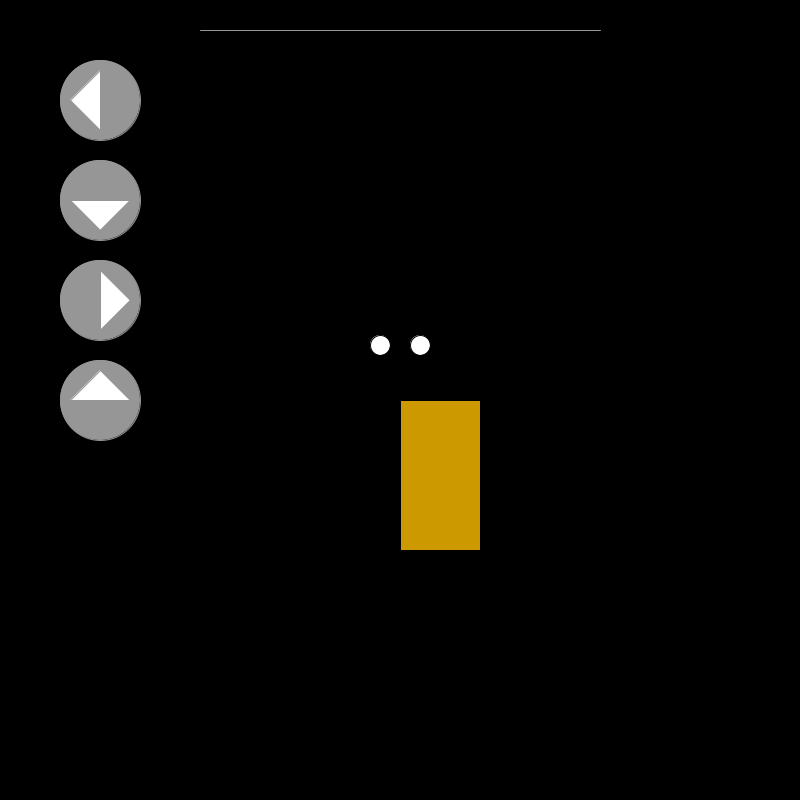
Frame 1 (no input)
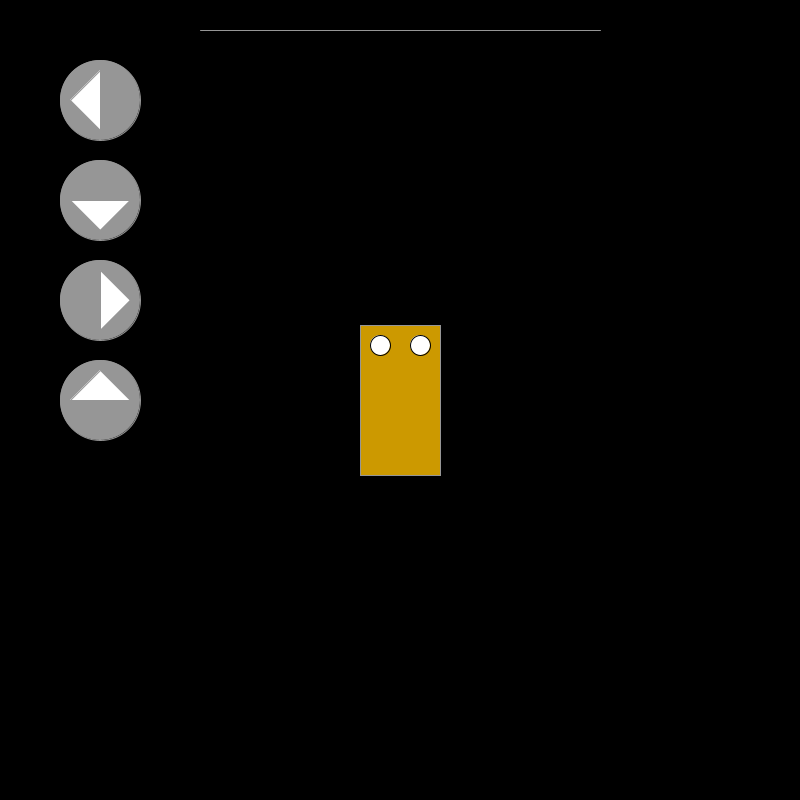
Frame 60 (the mouse pressed at the canvas centre just before this capture)
Frame 120 (the mouse held since frame 60 and released just before this capture): identical to frame 60, image omitted

The Processing sketch that drew these frames (run headless with seeded random() and noise(); from frame 60 on, the mouse is pressed at the canvas centre):

// Processing sketch: week2_hw
// ── week2_hw.pde
//30 points: Make a square move on screen (v)
//75 points: Use buttons to move the square in 4 cardinal directions (v)
//5 points: A rollover state for each button (repeatable per button) (v)
//5 points: Build icons for each button to represent what it does (repeatable) (v)
//20 points: Make your square look like a vehicle (v)
//40 points: Add in vehicular movement 
//30 points: Add in an end state (v)

int xPos, yPos;
int d1, d2, d3, d4;
int buttonSize, buttonPosX, buttonPosY;

void setup() {
  size(800, 800);
  xPos=width/2;
  yPos=height/2;
  buttonSize=80;
  buttonPosX=width/4-100;
  buttonPosY=height/4-100;
}

  void draw() {
    background(0);
    fill(204, 153, 0);
    rect(xPos, yPos, 80, 150);
    rectMode(CENTER);
    stroke(0);
    fill(255);
    ellipse(xPos-20, yPos-55, 20, 20);
    ellipse(xPos+20, yPos-55, 20, 20);
    stroke(150);
    line(200, 30, 600, 30);

    if (yPos < 30) {
      xPos = width/2; 
      yPos = height-60;
    }

  if (d1<buttonSize/2 && mousePressed) {
    xPos-=10;
  }
  if (d2<buttonSize/2 && mousePressed) {
    yPos+=10;
  } 
  if (d3<buttonSize/2 && mousePressed) {
    xPos+=10;
  } 
  if (d4<buttonSize/2 && mousePressed) {
    yPos-=10;
  }

  d1=(int(dist(buttonPosX, buttonPosY, mouseX, mouseY)));
  d2=(int(dist(buttonPosX, buttonPosY*2, mouseX, mouseY)));
  d3=(int(dist(buttonPosX, buttonPosY*3, mouseX, mouseY)));
  d4=(int(dist(buttonPosX, buttonPosY*4, mouseX, mouseY)));

  fill(150);
  ellipse(buttonPosX, buttonPosY, buttonSize, buttonSize);
  ellipse(buttonPosX, buttonPosY*2, buttonSize, buttonSize);
  ellipse(buttonPosX, buttonPosY*3, buttonSize, buttonSize);
  ellipse(buttonPosX, buttonPosY*4, buttonSize, buttonSize);

  fill(255);
  triangle(buttonPosX, buttonPosY-30, buttonPosX-30, buttonPosY, buttonPosX, buttonPosY+30);
  triangle(buttonPosX+30, buttonPosY*2, buttonPosX-30, buttonPosY*2, buttonPosX, buttonPosY*2+30);
  triangle(buttonPosX, buttonPosY*3-30, buttonPosX+30, buttonPosY*3, buttonPosX, buttonPosY*3+30);
  triangle(buttonPosX, buttonPosY*4-30, buttonPosX-30, buttonPosY*4, buttonPosX+30, buttonPosY*4);
}
